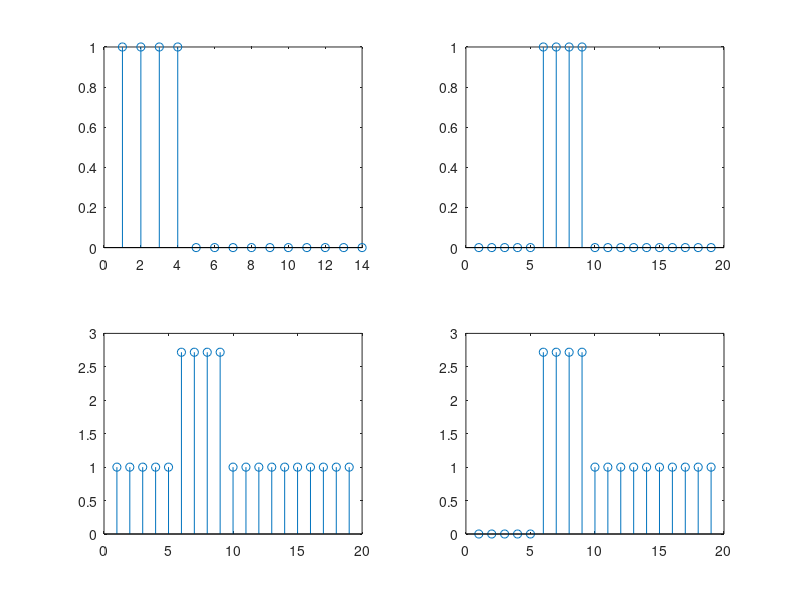

Write the MATLAB code that produced this figure.
% Time Invariant or Time Variant
clc;
clear all;
close all;
% Check whether the system is Time Invariant or not
x=[1,1,1,1];
x1=[x zeros(1,10)]; %x1=[1,0,-1,2,0,0,.......0]
k=input("Enter the shift value:");
x11=[zeros(1,k) x1];
y11=exp(x11); %y(n,k)
y12=exp(x1);
y12_new=[zeros(1,k) y12]; %y(n-k)
subplot(2,2,1);
stem(x1);
subplot(2,2,2);
stem(x11);
subplot(2,2,3);
stem(y11);
subplot(2,2,4);
stem(y12_new);
if (abs(y11-y12_new)<=0.0001)
    then
    disp("The Systen is Time Invariant");
else
    disp("The System is Time Variant");
end;
